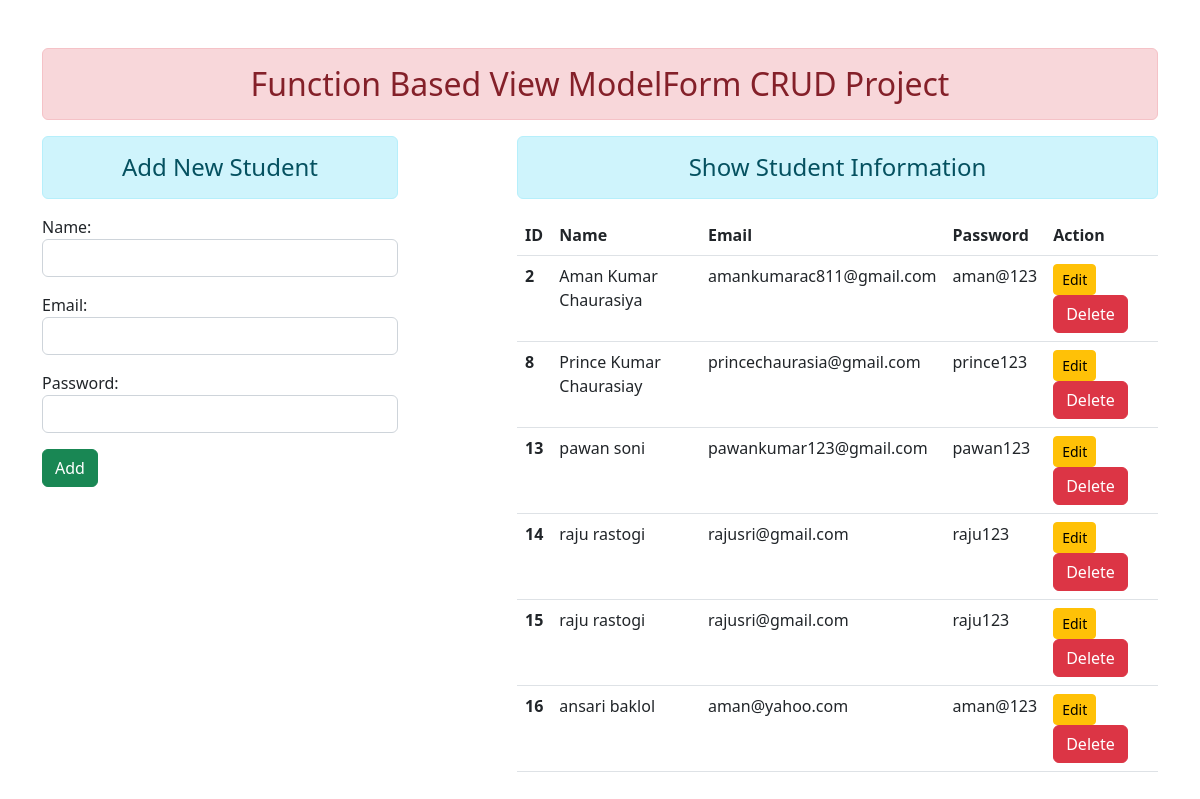
The page / on the database its author committed.
### enroll/models.py (models this page shows)
class user(models.Model):
    name=models.CharField(max_length=70)
    email = models.EmailField(max_length=100)
    password = models.CharField(max_length=100)

### enroll/views.py (the view)
# urls.py: path('',views.add_show,name="addandshow"),
def add_show(request):
    if request.method=='POST':
        fm=StudentRegistration(request.POST)
        if fm.is_valid():
            nm=fm.cleaned_data['name']
            em = fm.cleaned_data['email']
            pw = fm.cleaned_data['password']
            reg=user(name=nm,email=em,password=pw)
            reg.save()
            fm=StudentRegistration()
    else:
        fm=StudentRegistration()
    stud=user.objects.all()
    return render(request,'enroll/addandshow.html',{'form':fm,'stu':stud})

### enroll/forms.py
class StudentRegistration(forms.ModelForm):
     class Meta:
         model=user
         fields=['name','email','password']
         widgets={
             'name':forms.TextInput(attrs={'class':'form-control'}),
             'email': forms.EmailInput(attrs={'class': 'form-control'}),
             'password': forms.PasswordInput(render_value=True,attrs={'class': 'form-control'}),
         }

### enroll/templates/enroll/addandshow.html (shortened to what this page needs)
{% extends 'enroll/base.html' %}
{%block content %}
<div class="row">
    <div class="col-sm-4">
     <h4 class="text-center alert alert-info">Add New Student</h4>
        <form action="" method="POST">
         {{form.as_p}}
         <input type="submit" class="btn btn-success" value="Add">
         </form>
    </div>
    <div class="col-sm-7 offset-1">
        <h4 class="text-center alert alert-info">Show Student Information</h4>
        {% if stu %}
        <table class="table table-hover">
            <thead>
            <tr>
                <th scope="col">ID</th>
                <th scope="col">Name</th>
                <th scope="col">Email</th>
                <th scope="col">Password</th>
                <th scope="col">Action</th>
            </tr>
            </thead>
            <tbody>
            {% for st in stu %}
            <tr>
                <th scope="row">{{st.id}}</th>
                <td>{{st.name}}</td>
                <td>{{st.email}}</td>
                <td>{{st.password}}</td>
                <td>
                    <a href="{% url 'updatedata' st.id %}" class="btn btn-warning btn-sm">Edit</a>
                    <form action="{% url 'deletedata' st.id %}" method="post" class="d-inline">
                        <input type="submit" class="btn btn-danger" value="Delete">
                    </form>
                </td>
            </tr>
            {% endfor %}
            </tbody>
        </table>
        {%else %}
        <h4 class="text-center alert alert-warning">No Record</h4>
        {%endif%}
    </div>
</div>
{% endblock content %}

### enroll/templates/enroll/base.html (shortened to what this page needs)
<!DOCTYPE html>
{%load static%}
<html lang="en">
<head>
</head>
<link rel="stylesheet" href="{%static 'enroll/css/bootstrap.css' %}">
<body>
<div class="container mt-5">
    <h2 class="text-center alert alert-danger">Function Based View ModelForm CRUD Project</h2>
    {% block content %} {% endblock content %}
</div>
</body>
</html>

### rows shown on the page
user: id "2", name "Aman Kumar Chaurasiya", email "amankumarac811@gmail.com", password "aman@123"
user: id "8", name "Prince Kumar Chaurasiay", email "princechaurasia@gmail.com", password "prince123"
user: id "13", name "pawan soni", email "pawankumar123@gmail.com", password "pawan123"
user: id "14", name "raju rastogi", email "rajusri@gmail.com", password "raju123"
user: id "15", name "raju rastogi", email "rajusri@gmail.com", password "raju123"
user: id "16", name "ansari baklol", email "aman@yahoo.com", password "aman@123"
